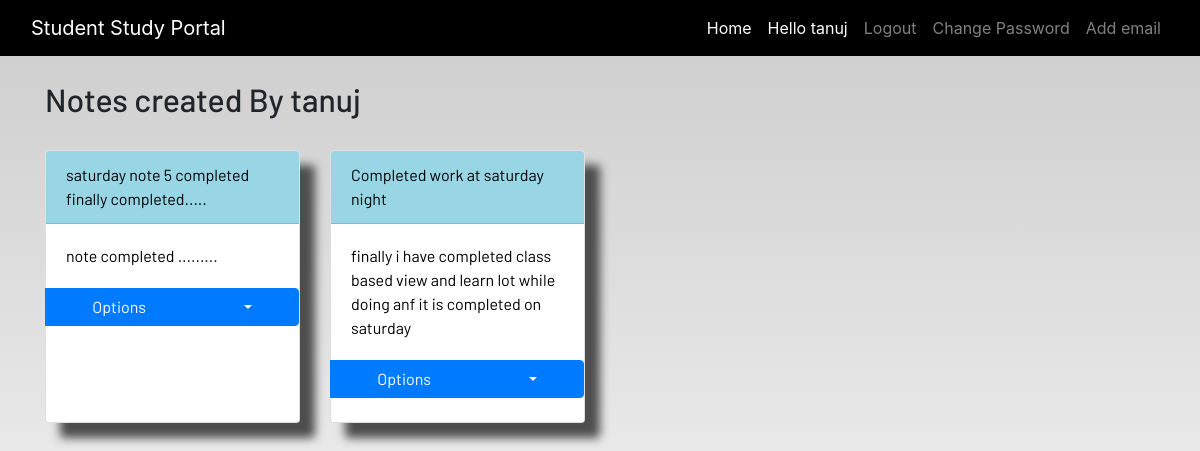
The page /display_notes (signed in) on the database its author committed.
### dashboard/models.py (models this page shows, shortened)
class Note(models.Model):
    user = models.ForeignKey(User, on_delete=models.CASCADE)
    title = models.CharField(max_length=150)
    description = models.TextField()

### dashboard/views.py (the view)
# urls.py: path('display_notes', views.NoteDisplayView.as_view(), name = "display_notes"),
class NoteDisplayView(ListView):
    model = Note
    paginate_by = 12
    template_name = 'dashboard/notes_display.html'
    def get_context_data(self, **kwargs):
        context = super().get_context_data(**kwargs)
        note = Note.objects.filter(user = self.request.user )
        context = {'note': note}
        return context

### dashboard/templates/dashboard/notes_display.html (shortened to what this page needs)
{% extends 'dashboard/base.html' %}
{% load static %}
{% block content %}
<div class="container">
  <h2>Notes created By {{user.username}} </h2>
     <br>
    <div class="row">
       {% for note in note %}
         <a href="{% url 'note_detail' note.id %}">
            <div class="col-md-3">
                <div class="card">
                    <div class="card-header">{{note.title}}</div>
                    <div class="card-body">{{note.description|slice:"0:100"}}</div>
                    <div class="btn-group open">
                        <a class="btn btn-primary" href="#"></i> Options</a>
                        <a class="btn btn-primary dropdown-toggle" data-toggle="dropdown" href="#">
                        </a>
                      </div>
                      <br>
                </div>
            </a>
        </div>
    {% endfor %}
{% endblock content %}

### dashboard/templates/dashboard/base.html (shortened to what this page needs)
<!DOCTYPE html>
{% load static %}
<html lang="en">
<head>
  <link rel="stylesheet" href="https://stackpath.bootstrapcdn.com/bootstrap/4.3.1/css/bootstrap.min.css"
 />
  <link rel="stylesheet" href="https://use.fontawesome.com/releases/v5.7.2/css/all.css"
 />
  <link rel="stylesheet" href="{% static 'css/main.css' %}" />
</head>
<body>
  <header>
    <nav class="navbar navbar-expand-lg navbar-dark bg-dark">
      <div class="container-fluid">
        <a class="navbar-brand" href="#">Student Study Portal</a>
        <div class="collapse navbar-collapse justify-content-end" id="navbarSupportedContent">
          <ul class="navbar-nav mb-2 mb-lg-0">
            {% if user.is_authenticated %}
            <li class="nav-item">
              <a class="nav-link active" aria-current="page" href="{% url 'home_authenticated'%}">Home</a>
            </li>
            <li class="nav-item">
              <a class="nav-link active" href="#">Hello {{user}}</a>
            </li>
            <li class="nav-item">
              <a class="nav-link" href="{% url 'account_logout' %}">Logout</a>
            </li>
            <li class="nav-item">
              <a class="nav-link" href="{% url 'account_change_password' %}">Change Password</a>
            </li>
            <li class="nav-item">
              <a class="nav-link" href="{% url 'account_email' %}">Add email</a>
            </li>
            {% endif %}
          </ul>
        </div>
      </div>
    </nav>
  </header>
  <br />
  <main>
    {% block content %}
    {% endblock content %}
  </main>
</body>
</html>

### dashboard/static/css/main.css (style rules this page uses)
html { scroll-behavior: smooth; height: 100%; width: 100%; }
main { font-family: Barlow, Quicksand, Rubik, sans-serif, serif, 'Times New Roman', Times, serif !important; }
.navbar { background-color: rgb(0, 0, 0) !important; }
.card { box-shadow: 15px 15px 10px rgb(78, 77, 77); }
a { text-decoration: none !important; color: black; }
.card-header { color: black !important; background: rgb(152, 214, 230) !important; transition: 0.3s ease-in; }
html, body { max-width: 100%; overflow-x: hidden; height: 100%; width: 100%; }
body { background: linear-gradient(rgba(0, 0, 0, 0.2), rgba(255, 255, 255, 0.5)); overflow-x: hidden; background-repeat: no-repeat; }
.card-header { background-color: rgb(133, 204, 231); }
.col-md-3 .card { width: 100%; height: 100%; }

### rows shown on the page
Note: title "saturday note 5 completed finally completed.....", description "note completed ........."
Note: title "Completed work at saturday night", description "finally i have completed class based view and learn lot while doing anf it is completed on saturday"

### other values the page prints
{{ user }} "tanuj"
{{ user.username }} "tanuj"
